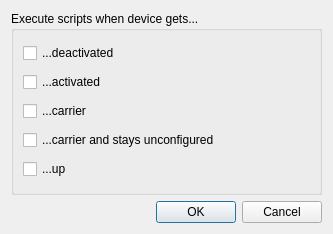
<ui version="4.0" >
 <class>scrset</class>
 <widget class="QDialog" name="scrset" >
  <property name="geometry" >
   <rect>
    <x>0</x>
    <y>0</y>
    <width>333</width>
    <height>234</height>
   </rect>
  </property>
  <property name="windowTitle" >
   <string>Scripting Settings</string>
  </property>
  <layout class="QVBoxLayout" >
   <item>
    <widget class="QGroupBox" name="scriptBox" >
     <property name="title" >
      <string>Execute scripts when device gets...</string>
     </property>
     <layout class="QVBoxLayout" >
      <item>
       <widget class="QCheckBox" name="deactivatedCheck" >
        <property name="text" >
         <string>...deactivated</string>
        </property>
       </widget>
      </item>
      <item>
       <widget class="QCheckBox" name="activatedCheck" >
        <property name="text" >
         <string>...activated</string>
        </property>
       </widget>
      </item>
      <item>
       <widget class="QCheckBox" name="carrierCheck" >
        <property name="text" >
         <string>...carrier</string>
        </property>
       </widget>
      </item>
      <item>
       <widget class="QCheckBox" name="unconfiguredCheck" >
        <property name="text" >
         <string>...carrier and stays unconfigured</string>
        </property>
       </widget>
      </item>
      <item>
       <widget class="QCheckBox" name="upCheck" >
        <property name="text" >
         <string>...up</string>
        </property>
       </widget>
      </item>
     </layout>
    </widget>
   </item>
   <item>
    <widget class="QDialogButtonBox" name="buttonBox" >
     <property name="orientation" >
      <enum>Qt::Horizontal</enum>
     </property>
     <property name="standardButtons" >
      <set>QDialogButtonBox::Cancel|QDialogButtonBox::NoButton|QDialogButtonBox::Ok</set>
     </property>
    </widget>
   </item>
  </layout>
 </widget>
 <tabstops>
  <tabstop>deactivatedCheck</tabstop>
  <tabstop>activatedCheck</tabstop>
  <tabstop>carrierCheck</tabstop>
  <tabstop>unconfiguredCheck</tabstop>
  <tabstop>upCheck</tabstop>
  <tabstop>buttonBox</tabstop>
 </tabstops>
 <resources/>
 <connections>
  <connection>
   <sender>buttonBox</sender>
   <signal>accepted()</signal>
   <receiver>scrset</receiver>
   <slot>accept()</slot>
   <hints>
    <hint type="sourcelabel" >
     <x>248</x>
     <y>282</y>
    </hint>
    <hint type="destinationlabel" >
     <x>157</x>
     <y>274</y>
    </hint>
   </hints>
  </connection>
  <connection>
   <sender>buttonBox</sender>
   <signal>rejected()</signal>
   <receiver>scrset</receiver>
   <slot>reject()</slot>
   <hints>
    <hint type="sourcelabel" >
     <x>258</x>
     <y>278</y>
    </hint>
    <hint type="destinationlabel" >
     <x>267</x>
     <y>274</y>
    </hint>
   </hints>
  </connection>
 </connections>
</ui>
